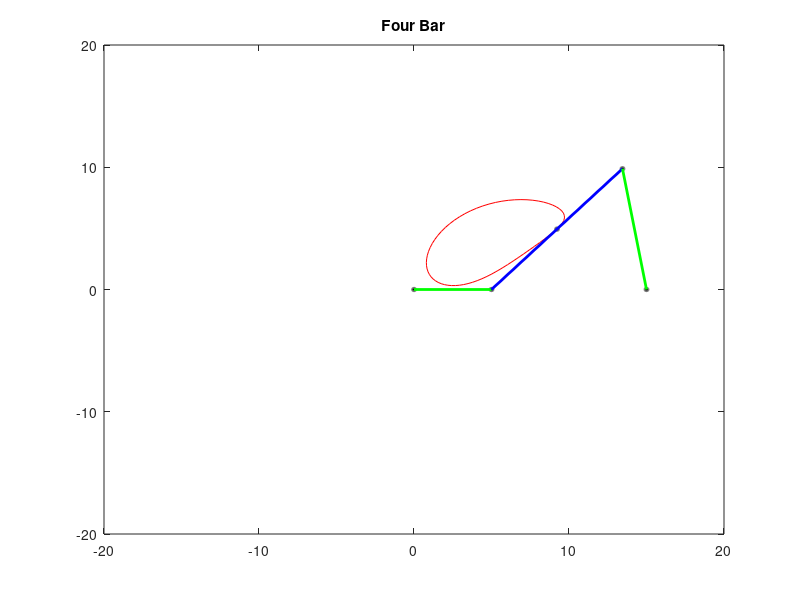

MATLAB code for this plot:
clc
clear all
close all

a=5;
b=13;
c=10;
d=15;

theta_2=0:5:360;

for i=1:length(theta_2)
    Ax(i)=a*cosd(theta_2(i));
    Ay(i)=a*sind(theta_2(i));
    
    P(i)=((Ay(i)*Ay(i))/((Ax(i)-d)*(Ax(i)-d))) + 1;
    
    S(i)=(a*a - b*b + c*c - d*d)/(2*(Ax(i)-d));
    
    R(i)=(d-S(i))*(d-S(i)) - (c*c);
    
    Q(i)=(2*Ay(i)*(d-S(i)))/(Ax(i)-d);
    
    
    By(i)=(-Q(i) + (Q(i)*Q(i) - 4*P(i)*R(i))^0.5)/(2*P(i));
    Bx(i)=S(i) - (2*Ay(i)*By(i))/(2*(Ax(i)-d));
        
    mx(i)=(Ax(i)+Bx(i))/2;
    my(i)=(Ay(i)+By(i))/2;
    
    plot([0, Ax(i), Bx(i), d],[0, Ay(i), By(i), 0])
    hold on
    %Joining Points 
    Trace=viscircles([Ax(i) Ay(i)], 0.1, 'Color', 'k');
    Trace=viscircles([Bx(i) By(i)], 0.1, 'Color', 'k');
    Trace=viscircles([0 0], 0.1, 'Color', 'k');
    Trace=viscircles([d 0], 0.1, 'Color', 'k');
    %TITLE
    title('Four Bar')
    %Plotting Mid Point of AB
    plot(mx,my,'r')
    Trace=viscircles([mx(i) my(i)], 0.1, 'Color', 'k');
    %Changing appearance of each link
    Crank=line([0 Ax(i)],[0 Ay(i)],'color','g','linewidth',2);
    Coupler=line([Ax(i) Bx(i)],[Ay(i) By(i)],'color','b','linewidth',2);
    Coupler2=line([Bx(i) d],[By(i) 0],'color','g','linewidth',2);
    hold off
    axis([-20 20 -20 20]);
    pause(0.01)
    
end